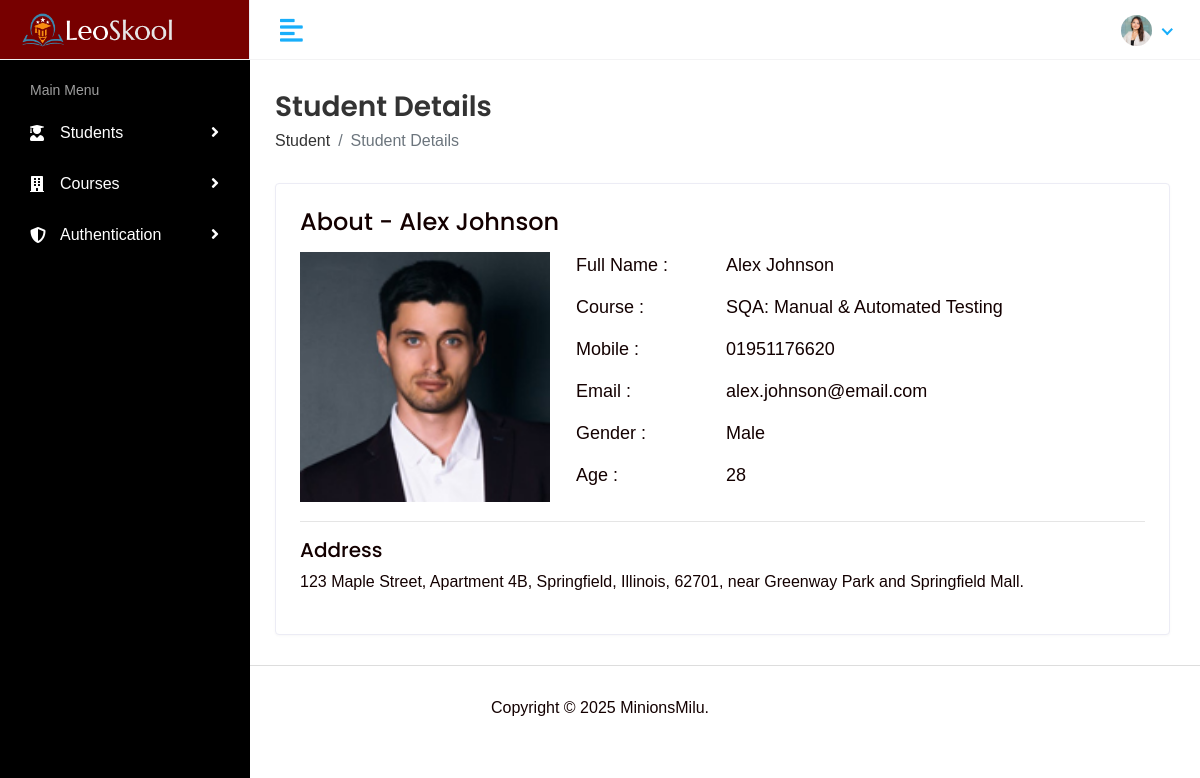
The page /student/1/ (signed in) on the database its author committed.
### student/models.py (models this page shows, shortened)
class Student(models.Model):
    GENDER_CHOICES = (
        ('Male', 'Male'),
        ('Female', 'Female'),
    )
    COUNTRY_CHOICES = (
        ('Bangladesh', 'Bangladesh'),
        ('United States', 'United States'),
        ('United Kingdom', 'United Kingdom'),
        ('Germany', 'Germany'),
    )
    name = models.CharField(max_length=100)
    email = models.EmailField(unique=True)
    age = models.IntegerField(blank=False,null=False)
    address = models.TextField(max_length=255,blank=True, null=True)
    gender = models.CharField(max_length=10, choices=GENDER_CHOICES, blank=True, null=True)
    nationality = models.CharField(max_length=50, choices=COUNTRY_CHOICES, blank=True, null=True)
    phone = models.CharField(max_length=15)
    course = models.ForeignKey(Course, on_delete=models.CASCADE)
    photo = models.ImageField(upload_to=student_directory_path, default='profile_default.png')
    active = models.BooleanField(default=False)
    user = models.ForeignKey(User, on_delete=models.CASCADE, related_name='user_students')
    created_at = models.DateTimeField(auto_now_add=True)
    updated_at = models.DateTimeField(auto_now=True)

class Course(models.Model):
    name = models.CharField(max_length=100, unique=True)
    duration = models.IntegerField()
    fee = models.IntegerField()
    active = models.BooleanField(default=True)
    image = models.ImageField(upload_to=course_directory_path, default='Course_default.jpg')

### student/views.py (the view)
# urls.py: path('student/<int:id>/', views.StudentDetailView.as_view(), name='student_details'),
class StudentDetailView(LoginRequiredMixin, DetailView):
    model = Student
    template_name = "students/student_details.html"
    context_object_name = 'student'
    pk_url_kwarg = 'id'

### templates/students/student_details.html (shortened to what this page needs)
{% extends 'layout/base.html' %}
{% load static %}
{% block content %}
<div class="page-wrapper">
    <div class="content container-fluid">
        <div class="page-header">
            <div class="row">
                <div class="col-sm-12">
                    <h3 class="page-title">Student Details</h3>
                    <ul class="breadcrumb">
                        <li class="breadcrumb-item"><a href="">Student</a></li>
                        <li class="breadcrumb-item active">Student Details</li>
                    </ul>
                </div>
            </div>
        </div>
        <div class="card">
            <div class="card-body">
                <div class="row">
                    <div class="col-md-12">
                        <div class="about-info">
                            <h4>About - {{student.name|capfirst}}</h4>
                            <div class="media mt-3">
                                <img src="{{student.photo.url}}" class="mr-3" alt="...">
                                <div class="media-body">
                                    <ul>
                                        <li>
                                            <span class="title-span">Full Name : </span>
                                            <span class="info-span">{{student.name}}</span>
                                        </li>
                                        <li>
                                            <span class="title-span">Course : </span>
                                            <span class="info-span">{{student.course.name}}</span>
                                        </li>
                                        <li>
                                            <span class="title-span">Mobile : </span>
                                            <span class="info-span">{{student.phone}}</span>
                                        </li>
                                        <li>
                                            <span class="title-span">Email : </span>
                                            <span class="info-span">{{student.email}}</span>
                                        </li>
                                        <li>
                                            <span class="title-span">Gender : </span>
                                            <span class="info-span">{{student.gender}}</span>
                                        </li>
                                        <li>
                                            <span class="title-span">Age : </span>
                                            <span class="info-span">{{student.age}}</span>
                                        </li>
                                    </ul>
                                </div>
                            </div>
                            <hr>
                            <div class="row mt-2">
                                <div class="col-md-12">
                                    <h5>Address</h5>
                                    <p>{{student.address}}</p>
                                </div>
                            </div>
                        </div>
                    </div>
                </div>
            </div>
        </div>
    </div>
</div>
{% endblock content %}

### static/assets/css/style.css (style rules this page uses)
html { height: 100%; }
body { background-color: #ffffff; color: #130000; font-family: 'Ubuntu', sans-serif; font-size: 1rem; height: 90%; line-height: 1.5; overflow-x: hidden; }
h1, h2, h3, h4, h5, h6 { font-family: 'Poppins', sans-serif; margin-top: 0; }
a { color: #009ce7; }
input, button, a { transition: all 0.4s ease; -moz-transition: all 0.4s ease; -o-transition: all 0.4s ease; -ms-transition: all 0.4s ease; -webkit-transition: all 0.4s ease; }
ul, ol { padding: 0px; list-style: none; }
.card { border: 1px solid #ececf5; box-shadow: 0 1px 3px 0 rgba(0, 0, 0, 0.03); margin-bottom: 1.875rem; }
.card-body { padding: 1.5rem; }
.page-wrapper { margin-left: 245px; padding-top: 60px; position: relative; transition: all 0.4s ease; }
.page-wrapper>.content { padding: 1.875rem 1.875rem 0; }
.page-header { margin-bottom: 1.875rem; }
.page-header .breadcrumb { background-color: transparent; color: #6c757d; font-size: 1rem; font-weight: 500; margin-bottom: 0; padding: 0; }
.page-header .breadcrumb a { color: #333; }
.page-title { font-size: 28px; font-weight: 600; color: #333; margin-bottom: 5px; }
.about-info img { width: 250px; }
.about-info ul li { font-size: 18px; margin: 0px 0px 15px 10px; display: flex; }
.title-span { font-weight: 500; width: 150px; }
.card { height: 100%; display: flex; flex-direction: column; }
.card-body { flex-grow: 1; }

### rows shown on the page
Student: name "Alex Johnson", photo (picture), course.name "SQA: Manual & Automated Testing", phone "01951176620", email "alex.johnson@email.com", gender "Male", age "28", address "123 Maple Street, Apartment 4B, Springfield, Illinois, 62701, near Greenway Park and Springfield Mall."
